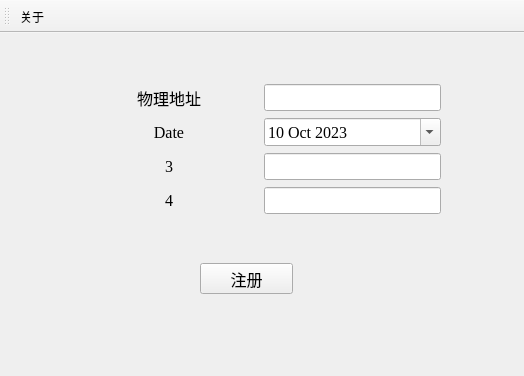
<?xml version="1.0" encoding="UTF-8"?>
<ui version="4.0">
 <class>MainWindow</class>
 <widget class="QMainWindow" name="MainWindow">
  <property name="geometry">
   <rect>
    <x>0</x>
    <y>0</y>
    <width>524</width>
    <height>376</height>
   </rect>
  </property>
  <property name="windowTitle">
   <string>软件注册</string>
  </property>
  <property name="styleSheet">
   <string notr="true"/>
  </property>
  <widget class="QWidget" name="centralwidget">
   <widget class="QPushButton" name="pushButton">
    <property name="geometry">
     <rect>
      <x>200</x>
      <y>230</y>
      <width>93</width>
      <height>31</height>
     </rect>
    </property>
    <property name="font">
     <font>
      <family>Times New Roman</family>
      <pointsize>12</pointsize>
     </font>
    </property>
    <property name="text">
     <string>注册</string>
    </property>
   </widget>
   <widget class="QWidget" name="layoutWidget">
    <property name="geometry">
     <rect>
      <x>80</x>
      <y>50</y>
      <width>361</width>
      <height>132</height>
     </rect>
    </property>
    <property name="font">
     <font>
      <family>Times New Roman</family>
      <pointsize>12</pointsize>
     </font>
    </property>
    <layout class="QGridLayout" name="gridLayout">
     <item row="0" column="1">
      <widget class="QLineEdit" name="lineEdit">
       <property name="sizePolicy">
        <sizepolicy hsizetype="Preferred" vsizetype="Fixed">
         <horstretch>0</horstretch>
         <verstretch>0</verstretch>
        </sizepolicy>
       </property>
       <property name="font">
        <font>
         <family>Times New Roman</family>
         <pointsize>12</pointsize>
        </font>
       </property>
      </widget>
     </item>
     <item row="2" column="0">
      <widget class="QLabel" name="label_3">
       <property name="sizePolicy">
        <sizepolicy hsizetype="Ignored" vsizetype="Preferred">
         <horstretch>0</horstretch>
         <verstretch>0</verstretch>
        </sizepolicy>
       </property>
       <property name="font">
        <font>
         <family>Times New Roman</family>
         <pointsize>12</pointsize>
        </font>
       </property>
       <property name="layoutDirection">
        <enum>Qt::RightToLeft</enum>
       </property>
       <property name="text">
        <string>3</string>
       </property>
       <property name="alignment">
        <set>Qt::AlignCenter</set>
       </property>
      </widget>
     </item>
     <item row="0" column="0">
      <widget class="QLabel" name="label">
       <property name="sizePolicy">
        <sizepolicy hsizetype="Ignored" vsizetype="Preferred">
         <horstretch>0</horstretch>
         <verstretch>0</verstretch>
        </sizepolicy>
       </property>
       <property name="font">
        <font>
         <family>Times New Roman</family>
         <pointsize>12</pointsize>
        </font>
       </property>
       <property name="layoutDirection">
        <enum>Qt::RightToLeft</enum>
       </property>
       <property name="text">
        <string>物理地址</string>
       </property>
       <property name="alignment">
        <set>Qt::AlignCenter</set>
       </property>
      </widget>
     </item>
     <item row="1" column="0">
      <widget class="QLabel" name="label_2">
       <property name="sizePolicy">
        <sizepolicy hsizetype="Ignored" vsizetype="Preferred">
         <horstretch>0</horstretch>
         <verstretch>0</verstretch>
        </sizepolicy>
       </property>
       <property name="font">
        <font>
         <family>Times New Roman</family>
         <pointsize>12</pointsize>
        </font>
       </property>
       <property name="layoutDirection">
        <enum>Qt::RightToLeft</enum>
       </property>
       <property name="text">
        <string>Date</string>
       </property>
       <property name="alignment">
        <set>Qt::AlignCenter</set>
       </property>
      </widget>
     </item>
     <item row="2" column="1">
      <widget class="QLineEdit" name="lineEdit_3">
       <property name="sizePolicy">
        <sizepolicy hsizetype="Preferred" vsizetype="Fixed">
         <horstretch>0</horstretch>
         <verstretch>0</verstretch>
        </sizepolicy>
       </property>
       <property name="font">
        <font>
         <family>Times New Roman</family>
         <pointsize>12</pointsize>
        </font>
       </property>
      </widget>
     </item>
     <item row="3" column="1">
      <widget class="QLineEdit" name="lineEdit_4">
       <property name="sizePolicy">
        <sizepolicy hsizetype="Preferred" vsizetype="Fixed">
         <horstretch>0</horstretch>
         <verstretch>0</verstretch>
        </sizepolicy>
       </property>
       <property name="font">
        <font>
         <family>Times New Roman</family>
         <pointsize>12</pointsize>
        </font>
       </property>
      </widget>
     </item>
     <item row="3" column="0">
      <widget class="QLabel" name="label_4">
       <property name="sizePolicy">
        <sizepolicy hsizetype="Ignored" vsizetype="Preferred">
         <horstretch>0</horstretch>
         <verstretch>0</verstretch>
        </sizepolicy>
       </property>
       <property name="font">
        <font>
         <family>Times New Roman</family>
         <pointsize>12</pointsize>
        </font>
       </property>
       <property name="layoutDirection">
        <enum>Qt::RightToLeft</enum>
       </property>
       <property name="text">
        <string>4</string>
       </property>
       <property name="alignment">
        <set>Qt::AlignCenter</set>
       </property>
      </widget>
     </item>
     <item row="1" column="1">
      <widget class="QDateEdit" name="dateEdit">
       <property name="sizePolicy">
        <sizepolicy hsizetype="Preferred" vsizetype="Fixed">
         <horstretch>0</horstretch>
         <verstretch>0</verstretch>
        </sizepolicy>
       </property>
       <property name="dateTime">
        <datetime>
         <hour>0</hour>
         <minute>0</minute>
         <second>0</second>
         <year>2023</year>
         <month>10</month>
         <day>10</day>
        </datetime>
       </property>
       <property name="maximumDateTime">
        <datetime>
         <hour>23</hour>
         <minute>59</minute>
         <second>59</second>
         <year>2050</year>
         <month>12</month>
         <day>31</day>
        </datetime>
       </property>
       <property name="maximumDate">
        <date>
         <year>2050</year>
         <month>12</month>
         <day>31</day>
        </date>
       </property>
       <property name="minimumDate">
        <date>
         <year>2019</year>
         <month>2</month>
         <day>22</day>
        </date>
       </property>
       <property name="calendarPopup">
        <bool>true</bool>
       </property>
      </widget>
     </item>
    </layout>
   </widget>
  </widget>
  <widget class="QMenuBar" name="menubar">
   <property name="geometry">
    <rect>
     <x>0</x>
     <y>0</y>
     <width>524</width>
     <height>23</height>
    </rect>
   </property>
  </widget>
  <widget class="QToolBar" name="toolBar">
   <property name="windowTitle">
    <string>toolBar</string>
   </property>
   <attribute name="toolBarArea">
    <enum>TopToolBarArea</enum>
   </attribute>
   <attribute name="toolBarBreak">
    <bool>false</bool>
   </attribute>
   <addaction name="action_1"/>
  </widget>
  <action name="action_1">
   <property name="icon">
    <iconset resource="loobo.qrc">
     <normaloff>:/newPrefix/images/关于.png</normaloff>:/newPrefix/images/关于.png</iconset>
   </property>
   <property name="text">
    <string>关于</string>
   </property>
  </action>
 </widget>
 <resources>
  <include location="loobo.qrc"/>
 </resources>
 <connections/>
</ui>
